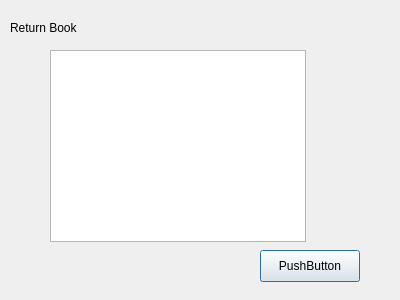
<?xml version="1.0" encoding="UTF-8"?>
<ui version="4.0">
 <class>ReturnBook</class>
 <widget class="QDialog" name="ReturnBook">
  <property name="geometry">
   <rect>
    <x>0</x>
    <y>0</y>
    <width>400</width>
    <height>300</height>
   </rect>
  </property>
  <property name="windowTitle">
   <string>Dialog</string>
  </property>
  <widget class="QLabel" name="label">
   <property name="geometry">
    <rect>
     <x>10</x>
     <y>20</y>
     <width>131</width>
     <height>16</height>
    </rect>
   </property>
   <property name="text">
    <string>Return Book</string>
   </property>
  </widget>
  <widget class="QPushButton" name="pushButton">
   <property name="geometry">
    <rect>
     <x>260</x>
     <y>250</y>
     <width>100</width>
     <height>32</height>
    </rect>
   </property>
   <property name="text">
    <string>PushButton</string>
   </property>
  </widget>
  <widget class="QTableView" name="tableView">
   <property name="geometry">
    <rect>
     <x>50</x>
     <y>50</y>
     <width>256</width>
     <height>192</height>
    </rect>
   </property>
  </widget>
 </widget>
 <resources/>
 <connections/>
</ui>
